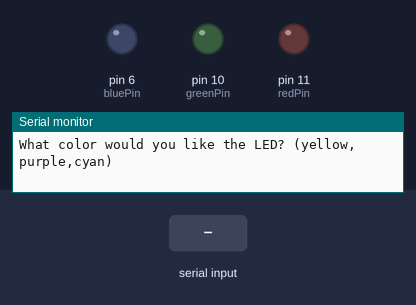
A sketch run on a simulated Arduino Uno, built with avr-gcc and run on an emulated ATmega328P. On the bench: output pins drawn as LEDs (lit = HIGH), the last lines printed to the serial monitor. Inputs (shaded band) come from the test bench.

Above: at 1.2 s.
1.3 s: "red" received over Serial
At 3.5 s:
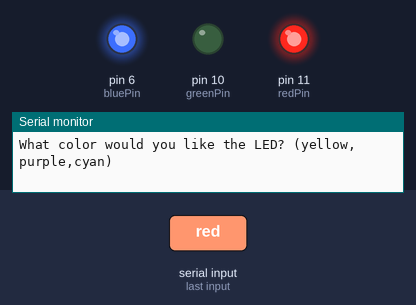
3.8 s: "yellow" received over Serial
At 5.5 s:
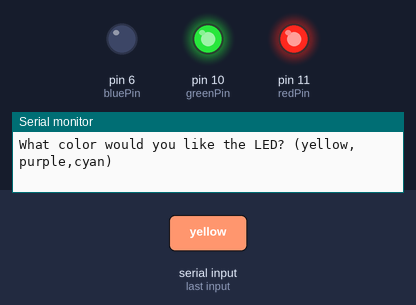
6.3 s: "cyan" received over Serial
At 8.5 s:
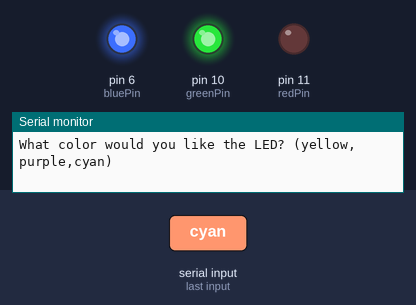
8.8 s: "purple" received over Serial
At 10.6 s:
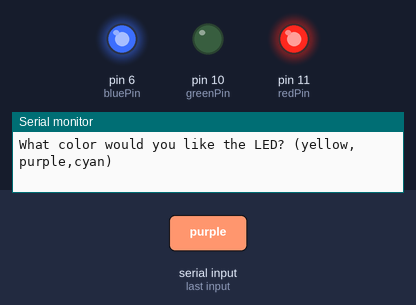
Timing chart, 0 to 12.1 s (numbered marks = the images above; inputs shaded):
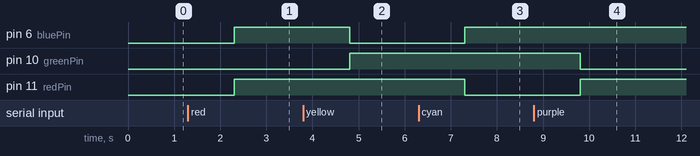

The sketch:

arduino_11.ino
```cpp
int redPin=11; //set red LED pin to 11
int greenPin=10; //set green LED pin 10
int bluePin=6; //setbrightness to 255
int brightness=255; //set brightness
String colorChoice; //Will hold users input of color choice

void setup() {
  // put your setup code here, to run once:
  Serial.begin(9600); //Turn on Serial Port
  pinMode(redPin,OUTPUT); //Set redPin to be an output
  pinMode(greenPin,OUTPUT); //Set greenPin to be an output
  pinMode(bluePin,OUTPUT); //Set bluePin to be an output

}

void loop() {
  // put your main code here, to run repeatedly:
Serial.println("What color would you like the LED? (yellow,purple,cyan)"); //Prompt user for color
while (Serial.available()==0) {} //Wait for input
colorChoice = Serial.readString();

if (colorChoice=="red"){
  analogWrite(redPin, brightness); //turn on red pin
  analogWrite(greenPin,0); //turn off green pin
  analogWrite(bluePin,brightness); //turn on blue pin
  }

  if (colorChoice=="yellow"){
  analogWrite(redPin, brightness); //turn on red pin
  analogWrite(bluePin,0); //turn off blue pin
  analogWrite(greenPin,brightness); //turn on green pin
  }
  if (colorChoice=="purple"){
  analogWrite(redPin, brightness); //turn on red pin
  analogWrite(greenPin,0); //turn off green pin
  analogWrite(bluePin,brightness); //turn on blue pin
  }
if (colorChoice=="cyan"){
  analogWrite(greenPin, brightness); //turn on green pin
  analogWrite(redPin,0); //turn off red pin
  analogWrite(bluePin,brightness); //turn on blue pin
  }


 if (colorChoice=="red"){
  analogWrite(redPin, brightness); //turn on red pin
  analogWrite(greenPin,0); //turn off green pin
  analogWrite(bluePin,brightness); //turn on blue pin
  }

if (colorChoice=="blue"){
  analogWrite(redPin, brightness); //turn on red pin
  analogWrite(greenPin,0); //turn off green pin
  analogWrite(bluePin,brightness); //turn on blue pin
  }
if (colorChoice=="green"){
  analogWrite(redPin, brightness); //turn on red pin
  analogWrite(greenPin,0); //turn off green pin
  analogWrite(bluePin,brightness); //turn on blue pin
  }
if (colorChoice!="yellow" && colorChoice!="purple" && colorChoice !="cyan"){
  Serial.println("That is not a valid colorChoice,please try again");
  Serial.println("");
 }
}
```

Measured:
- after the input at 1.3 s, pin 6 (bluePin), pin 11 (redPin): LOW → HIGH after 1.0 s
- after the input at 3.8 s, pin 6 (bluePin): HIGH → LOW after 1.0 s; pin 10 (greenPin): LOW → HIGH after 1.0 s
- after the input at 6.3 s, pin 6 (bluePin): LOW → HIGH after 1.0 s; pin 11 (redPin): HIGH → LOW after 1.0 s
- after the input at 8.8 s, pin 10 (greenPin): HIGH → LOW after 1.0 s; pin 11 (redPin): LOW → HIGH after 1.0 s
